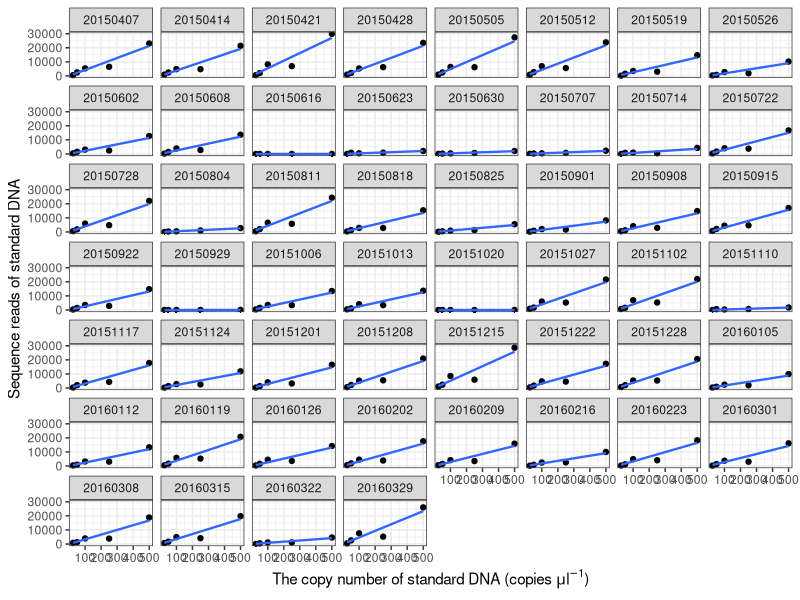

Here is the R script that generated this plot: (Note: this script raises an error after producing the figure.)
####
#### R code for Ushio et al.
#### "Quantitative monitoring of multispecies fish environmental DNA using high-throughput sequencing"
#### No.S1 Correction equations for all samples
####

# names for the output folder and workspace file
qmiseq.out.00 <- "00_QMiSeq_Figures"
#dir.create(qmiseq.out.00, showWarnings = FALSE)

# load data
d.sample <- read.csv("data/01_sample_data.csv")
d.reads.all <- read.csv("data/02_miseq_reads.csv")

# scientific names and copy numbers of standard DNA
std.name <- c("Saurogobio.immaculatus",
              "Elopichthys.bambusa",
              "Carassioides.acuminatus",
              "Labeo.coubie",
              "Acanthopsoides.gracilentus")
std.copy.1ul <- c(500,250,100,50,25)

# combine standard DNA data
std.reads <- d.reads.all[,std.name]
std.all <- cbind(d.sample, std.reads)
std.sample <- std.all[std.all$treatment == "sample",]

# show the correction equations for all samples
# (copy numbers of standard DNA v.s. reads of standard DNA)
# load library
library(ggplot2)
library(cowplot)
library(reshape2)

# calculate adjusted R2 of the correction equations
d.a1 <- melt(std.sample[,c(2,4:8)], id.vars = "date", variable.name = "STD.sp")
colnames(d.a1)[3] <- "reads"
d.a1$copy <- NaN
d.a1[d.a1[,"STD.sp"] == std.name[1],"copy"] <- std.copy.1ul[1]
d.a1[d.a1[,"STD.sp"] == std.name[2],"copy"] <- std.copy.1ul[2]
d.a1[d.a1[,"STD.sp"] == std.name[3],"copy"] <- std.copy.1ul[3]
d.a1[d.a1[,"STD.sp"] == std.name[4],"copy"] <- std.copy.1ul[4]
d.a1[d.a1[,"STD.sp"] == std.name[5],"copy"] <- std.copy.1ul[5]

# calculate residual structures
resid.raw <- apply((std.sample[,4:8]), 1, function(x) summary(lm(as.numeric(x)~std.copy.1ul+0))$resid)
resid.df <- as.data.frame(resid.raw)
colnames(resid.df) <- as.character(std.sample$date)
resid.df$copy <- std.copy.1ul

d.a2 <- melt(resid.df, id.vars = "copy")
colnames(d.a2) <- c("copy", "date", "residual")

# visualize all regressions
fs1 <- ggplot(d.a1, aes(x = copy, y = reads, group = date))
fs1 <- fs1 + geom_point() + facet_wrap(~date)
fs1 <- fs1 + geom_smooth(method = "lm", se = F, size = 0.8, formula = y ~ x + 0)
fs1 <- fs1 + xlab(expression(paste("The copy number of standard DNA (copies ", mu, l^-1, ")")))
fs1 <- fs1 + ylab("Sequence reads of standard DNA")
fs1 <- fs1 + theme_bw()

# visualize all residuals
fs2 <- ggplot(d.a2, aes(x = copy, y = residual, group = date))
fs2 <- fs2 + geom_point() + facet_wrap(~date) + geom_hline(yintercept = 0, linetype = 2)
fs2 <- fs2 + xlab(expression(paste("The copy number of standard DNA (copies ", mu, l^-1, ")")))
fs2 <- fs2 + ylab("Residuals of the regression")
fs2 <- fs2 + theme_bw()


# output figure
dev.off()
quartz(height=10, width=10)
fs1 # regression line
figS1.name <- file.path(qmiseq.out.00, "FigureS1.png")
quartz.save(figS1.name)

dev.off()
quartz(height=10, width=10)
fs2 # residual structure
figS2.name <- file.path(qmiseq.out.00, "FigureS2.png")
quartz.save(figS2.name)

